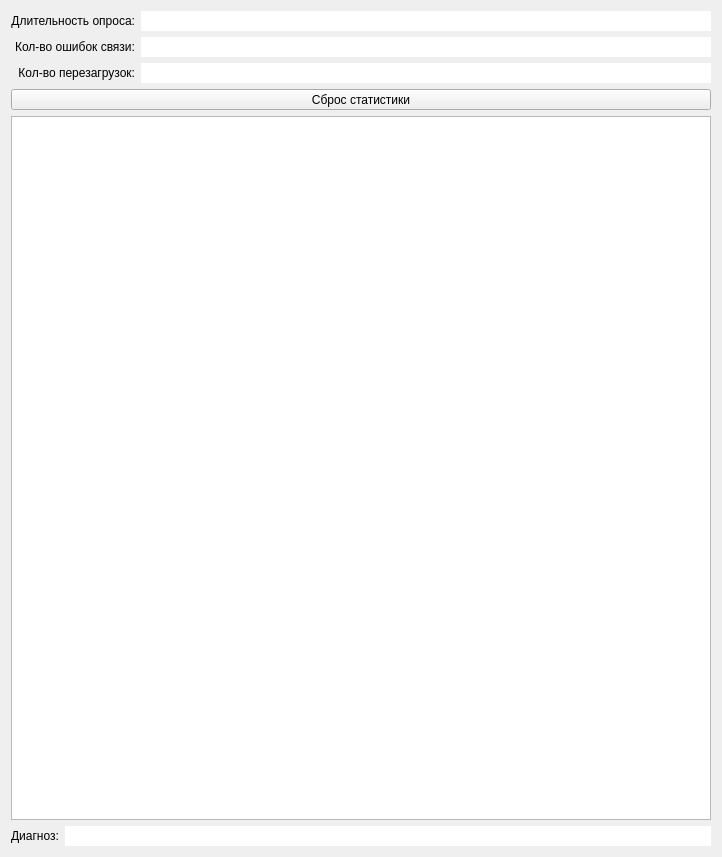
<ui version="4.0" >
 <class>ModuleWidget</class>
 <widget class="QWidget" name="ModuleWidget" >
  <property name="geometry" >
   <rect>
    <x>0</x>
    <y>0</y>
    <width>722</width>
    <height>857</height>
   </rect>
  </property>
  <property name="windowTitle" >
   <string>Form</string>
  </property>
  <layout class="QVBoxLayout" >
   <item>
    <layout class="QGridLayout" >
     <item row="0" column="0" >
      <widget class="QLabel" name="label_5" >
       <property name="text" >
        <string>Длительность опроса:</string>
       </property>
       <property name="alignment" >
        <set>Qt::AlignRight|Qt::AlignTrailing|Qt::AlignVCenter</set>
       </property>
      </widget>
     </item>
     <item row="0" column="1" >
      <widget class="QLineEdit" name="le_time" >
       <property name="sizePolicy" >
        <sizepolicy vsizetype="Fixed" hsizetype="Expanding" >
         <horstretch>0</horstretch>
         <verstretch>0</verstretch>
        </sizepolicy>
       </property>
       <property name="frame" >
        <bool>false</bool>
       </property>
       <property name="readOnly" >
        <bool>true</bool>
       </property>
      </widget>
     </item>
     <item row="1" column="0" >
      <widget class="QLabel" name="label" >
       <property name="text" >
        <string>Кол-во ошибок связи:</string>
       </property>
       <property name="alignment" >
        <set>Qt::AlignRight|Qt::AlignTrailing|Qt::AlignVCenter</set>
       </property>
      </widget>
     </item>
     <item row="1" column="1" >
      <widget class="QLineEdit" name="le_err" >
       <property name="sizePolicy" >
        <sizepolicy vsizetype="Fixed" hsizetype="Expanding" >
         <horstretch>0</horstretch>
         <verstretch>0</verstretch>
        </sizepolicy>
       </property>
       <property name="frame" >
        <bool>false</bool>
       </property>
       <property name="readOnly" >
        <bool>true</bool>
       </property>
      </widget>
     </item>
     <item row="2" column="0" >
      <widget class="QLabel" name="label_6" >
       <property name="text" >
        <string>Кол-во перезагрузок:</string>
       </property>
       <property name="alignment" >
        <set>Qt::AlignRight|Qt::AlignTrailing|Qt::AlignVCenter</set>
       </property>
      </widget>
     </item>
     <item row="2" column="1" >
      <widget class="QLineEdit" name="le_resets" >
       <property name="sizePolicy" >
        <sizepolicy vsizetype="Fixed" hsizetype="Expanding" >
         <horstretch>0</horstretch>
         <verstretch>0</verstretch>
        </sizepolicy>
       </property>
       <property name="frame" >
        <bool>false</bool>
       </property>
       <property name="readOnly" >
        <bool>true</bool>
       </property>
      </widget>
     </item>
     <item row="3" column="0" colspan="2" >
      <widget class="QToolButton" name="toolButton" >
       <property name="sizePolicy" >
        <sizepolicy vsizetype="Fixed" hsizetype="MinimumExpanding" >
         <horstretch>0</horstretch>
         <verstretch>0</verstretch>
        </sizepolicy>
       </property>
       <property name="text" >
        <string>Сброс статистики</string>
       </property>
      </widget>
     </item>
    </layout>
   </item>
   <item>
    <widget class="QTableWidget" name="tw" >
     <property name="frameShape" >
      <enum>QFrame::StyledPanel</enum>
     </property>
    </widget>
   </item>
   <item>
    <layout class="QHBoxLayout" >
     <item>
      <widget class="QLabel" name="label_4" >
       <property name="text" >
        <string>Диагноз:</string>
       </property>
      </widget>
     </item>
     <item>
      <widget class="QLineEdit" name="le_diag" >
       <property name="frame" >
        <bool>false</bool>
       </property>
       <property name="readOnly" >
        <bool>true</bool>
       </property>
      </widget>
     </item>
    </layout>
   </item>
  </layout>
 </widget>
 <resources/>
 <connections/>
</ui>
